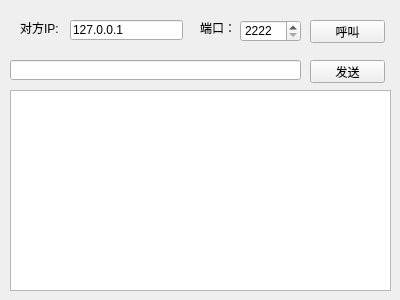
<?xml version="1.0" encoding="UTF-8"?>
<ui version="4.0">
 <class>Widget</class>
 <widget class="QWidget" name="Widget">
  <property name="geometry">
   <rect>
    <x>0</x>
    <y>0</y>
    <width>400</width>
    <height>300</height>
   </rect>
  </property>
  <property name="windowTitle">
   <string>Widget</string>
  </property>
  <widget class="QLabel" name="label">
   <property name="geometry">
    <rect>
     <x>20</x>
     <y>20</y>
     <width>41</width>
     <height>16</height>
    </rect>
   </property>
   <property name="text">
    <string>对方IP:</string>
   </property>
  </widget>
  <widget class="QLineEdit" name="lineEdit">
   <property name="geometry">
    <rect>
     <x>70</x>
     <y>20</y>
     <width>113</width>
     <height>20</height>
    </rect>
   </property>
   <property name="text">
    <string>127.0.0.1</string>
   </property>
  </widget>
  <widget class="QLabel" name="label_2">
   <property name="geometry">
    <rect>
     <x>200</x>
     <y>20</y>
     <width>41</width>
     <height>16</height>
    </rect>
   </property>
   <property name="text">
    <string>端口：</string>
   </property>
  </widget>
  <widget class="QSpinBox" name="spinBox">
   <property name="geometry">
    <rect>
     <x>240</x>
     <y>20</y>
     <width>61</width>
     <height>22</height>
    </rect>
   </property>
   <property name="minimum">
    <number>2222</number>
   </property>
   <property name="maximum">
    <number>65535</number>
   </property>
  </widget>
  <widget class="QPushButton" name="pushButton">
   <property name="geometry">
    <rect>
     <x>310</x>
     <y>20</y>
     <width>75</width>
     <height>23</height>
    </rect>
   </property>
   <property name="text">
    <string>呼叫</string>
   </property>
  </widget>
  <widget class="QPlainTextEdit" name="plainTextEdit">
   <property name="geometry">
    <rect>
     <x>10</x>
     <y>90</y>
     <width>381</width>
     <height>201</height>
    </rect>
   </property>
  </widget>
  <widget class="QLineEdit" name="lineEdit_2">
   <property name="geometry">
    <rect>
     <x>10</x>
     <y>60</y>
     <width>291</width>
     <height>20</height>
    </rect>
   </property>
  </widget>
  <widget class="QPushButton" name="pushButton_2">
   <property name="geometry">
    <rect>
     <x>310</x>
     <y>60</y>
     <width>75</width>
     <height>23</height>
    </rect>
   </property>
   <property name="text">
    <string>发送</string>
   </property>
  </widget>
 </widget>
 <layoutdefault spacing="6" margin="11"/>
 <resources/>
 <connections/>
</ui>
